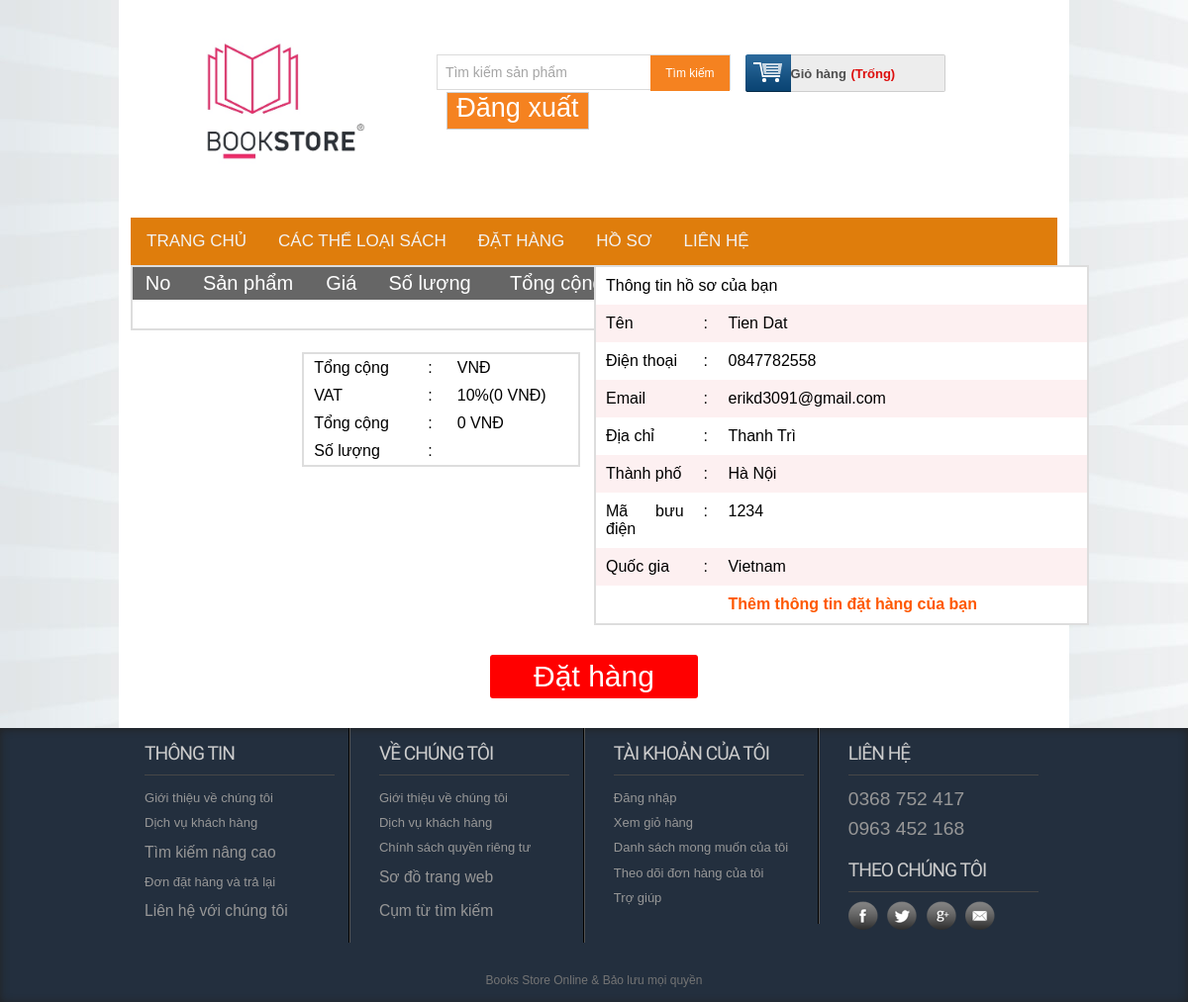
Screenshot of /paymentoffline.php (signed in) with the database file from the repository.
### tables this page shows
CREATE TABLE `tbl_cus_order` (
  `id` int(3) NOT NULL,
  `name` varchar(200) NOT NULL,
  `address` varchar(200) NOT NULL,
  `city` varchar(200) NOT NULL,
  `country` varchar(200) NOT NULL,
  `zip` int(245) NOT NULL,
  `phone` varchar(200) NOT NULL,
  `email` varchar(200) NOT NULL
);

### classess/Customer.php (called while the page is built, shortened)
<?php
$filepath = realpath(dirname(__FILE__));
include_once ($filepath.'/../lib/Database.php');
?>
<?php
class Customer{
private $db;
	public function __construct()
	{
		$this->db = new Database();
	}
	public function getCustomerData_Order($id){
		$query = "SELECT * FROM tbl_cus_order WHERE id = '$id'";
			$result = $this->db->select($query);
			return $result;
	}
}
?>

### lib/Database.php (called while the page is built, shortened)
<?php
Class Database{
 public $host   = DB_HOST;
 public $user   = DB_USER;
 public $pass   = DB_PASS;
 public $dbname = DB_NAME;
 public $link;
private function connectDB(){
 $this->link = new mysqli($this->host, $this->user, $this->pass,
  $this->dbname);
 }
public function select($query){
  $result = $this->link->query($query) or
   die($this->link->error.__LINE__);
  if($result->num_rows > 0){
    return $result;
  } else {
    return false;
  }
 }
}

### lib/Session.php (called while the page is built, shortened)
<?php
class Session{
 public static function get($key){
  if (isset($_SESSION[$key])) {
   return $_SESSION[$key];
  } else {
   return false;
  }
 }
}
?>

### paymentoffline.php (the view, shortened to what this page needs)
<?php include 'inc/header.php';?>
 <div class="main">
    <div class "content">
    	<div class="section group">
    	<div class="division">
            <table class="tblone">
                <tr>
                    <th>No</th>
                    <th>Sản phẩm</th>
                    <th>Giá</th>
                    <th>Số lượng</th>
                    <th>Tổng cộng</th>
                </tr>
                <tr>
            </table>
            <table class="tbltwo">
                <tr>
                    <td>Tổng cộng</td>
                    <td>:</td>
                    <td><?php echo $sum; ?> VNĐ</td>
                </tr>
                <tr>
                    <td>VAT</td>
                    <td>:</td>
                    <td>10%(<?php echo $vat = $sum * 0.1; ?> VNĐ)</td>
                </tr>
                <tr>
                    <td>Tổng cộng</td>
                    <td>:</td>
                    <td>
                        <?php
                        $vat = $sum * 0.1;
                        $gtotal = $sum + $vat;
                        echo $gtotal;
                        ?> VNĐ
                    </td>
                </tr>
                <tr>
                    <td>Số lượng</td>
                    <td>:</td>
                    <td><?php echo $qty; ?></td>
                </tr>
            </table>
        </div>
        <div class="division">
            <?php
            $id = Session::get("cmrId");
            $getdata = $cmr->getCustomerData_Order($id);
            if ($getdata) {
                while ($result = $getdata->fetch_assoc()) {
                    ?>
                    <table class="tblone">
                        <tr>
                            <td colspan="3"><h2>Thông tin hồ sơ của bạn</h2></td>
                        </tr>
                        <tr>
                            <td width="20%">Tên</td>
                            <td width="5%">:</td>
                            <td><?php echo $result['name'];?></td>
                        </tr>
                        <tr>
                            <td>Điện thoại</td>
                            <td>:</td>
                            <td><?php echo $result['phone'];?></td>
                        </tr>
                        <tr>
                            <td>Email</td>
                            <td>:</td>
                            <td><?php echo $result['email'];?></td>
                        </tr>
                        <tr>
                            <td>Địa chỉ</td>
                            <td>:</td>
                            <td><?php echo $result['address'];?></td>
                        </tr>
                        <tr>
                            <td>Thành phố</td>
                            <td>:</td>
                            <td><?php echo $result['city'];?></td>
                        </tr>
                        <tr>
                            <td>Mã bưu điện</td>
                            <td>:</td>
                            <td><?php echo $result['zip'];?></td>
                        </tr>
                        <tr>
                            <td>Quốc gia</td>
                            <td>:</td>
                            <td><?php echo $result['country'];?></td>
                        </tr>
                        <tr>
                            <td></td>
                            <td></td>
                            <td><a href="editprofile_Order.php">Thêm thông tin đặt hàng của bạn</a></td>
                        </tr>
                    </table>
                <?php }} ?>
            </div>
 		</div>
 	</div>
    <div class="ordernow"><a href="?orderid=Order">Đặt hàng</a></div>
	</div>
  <?php include 'inc/footer.php';?>

### css/newstyle.css (style rules this page uses)
html,body,div,span,applet,object,iframe,h1,h2,h3,h4,h5,h6,p,blockquote,pre,a,abbr,acronym,address,big,cite,code,del,dfn,em,img,ins,kbd,q,s,samp,small,strike,strong,sub,sup,tt,var,b,u,i,dl,dt,dd,ol,nav ul,nav li,fieldset,form,label,legend,table,caption,tbody,tfoot,thead,tr,th,td,article,aside,canvas,details,embed,figure,figcaption,footer,header,hgroup,menu,nav,output,ruby,section,summary,time,mark,audio,video { margin:0;padding:0;border:0;font-size:100%;font:inherit;vertical-align:baseline; }
table { border-collapse:collapse;border-spacing:0; }
a { text-decoration:none; }
body { font-family:Arial, Helvetica, sans-serif; background:url(../images/body_bg.jpg); }
.section { clear: both; padding: 0px; margin: 0px; }
.group:before, .group:after { content:""; display:table; }
.group:after { clear:both; }
.group { zoom:1; }
.tblone { border: 1px solid #fff; margin-bottom: 12px; width: 100%; }
.tblone th { background: #666 none repeat scroll 0 0; color: #fff; font-size: 20px; padding: 5px 8px; text-align: center; }
.tblone td { padding:10px;text-align:center; }
table.tblone tr:nth-child(2n+1) { background:#fff;height:30px; }
table.tblone tr:nth-child(2n) { background:#fdf0f1;height:30px; }
table.tblone a { color: #fe5800; font-weight: bold; text-decoration: none; }

### css/tougle.css (style rules this page uses)
body { margin: 0; font-family: Arial, Helvetica, sans-serif; }

### paymentoffline.php (style rules this page uses)
.division { width: 50%;float: left; }
.tblone { width: 500px;margin: 0 auto;border: 2px solid #ddd;margin-bottom: 10px; }
.tblone tr td { text-align: justify; }
.tbltwo { float: right;text-align: left;width: 60%;border: 2px solid #ddd;margin-right: 14px;margin-top: 12px; }
.tbltwo tr td { text-align: justify;padding: 5px 10px; }
.ordernow { padding-bottom: 30px; }
.ordernow a { width: 200px;margin: 20px auto 0;text-align: center;padding: 5px;font-size: 30px;display: block;background: #ff0000;color: #fff;border-radius: 3px; }

### rows the page displays
tbl_cus_order: name "Tien Dat", phone "0847782558", email "erikd3091@gmail.com", address "Thanh Trì", city "Hà Nội", zip "1234", country "Vietnam"

### other values shown
$vat = $sum * 0.1 "0"
$gtotal "0"
